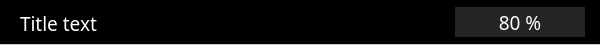
<?xml version="1.0" encoding="UTF-8"?>
<ui version="4.0">
 <class>widget</class>
 <widget class="QWidget" name="widget">
  <property name="geometry">
   <rect>
    <x>0</x>
    <y>0</y>
    <width>600</width>
    <height>45</height>
   </rect>
  </property>
  <property name="windowTitle">
   <string>Form</string>
  </property>
  <property name="styleSheet">
   <string notr="true">#widget {
	background: black;
	border-bottom: 1px solid #CCC
}

* {
	color: white
}</string>
  </property>
  <widget class="QLabel" name="label_title">
   <property name="geometry">
    <rect>
     <x>20</x>
     <y>15</y>
     <width>391</width>
     <height>16</height>
    </rect>
   </property>
   <property name="font">
    <font>
     <family>Montserrat</family>
     <pointsize>14</pointsize>
    </font>
   </property>
   <property name="styleSheet">
    <string notr="true"/>
   </property>
   <property name="text">
    <string>Title text</string>
   </property>
   <property name="alignment">
    <set>Qt::AlignLeading|Qt::AlignLeft|Qt::AlignVCenter</set>
   </property>
  </widget>
  <widget class="QWidget" name="percentage_box" native="true">
   <property name="enabled">
    <bool>true</bool>
   </property>
   <property name="geometry">
    <rect>
     <x>455</x>
     <y>7</y>
     <width>130</width>
     <height>30</height>
    </rect>
   </property>
   <property name="styleSheet">
    <string notr="true">#percentage_box {
	background: #252525; color: white
}

#percentage_box::hover {
	background: #303030;
}</string>
   </property>
   <widget class="QLabel" name="label_percentage">
    <property name="geometry">
     <rect>
      <x>40</x>
      <y>5</y>
      <width>50</width>
      <height>20</height>
     </rect>
    </property>
    <property name="font">
     <font>
      <family>Montserrat</family>
      <pointsize>14</pointsize>
     </font>
    </property>
    <property name="styleSheet">
     <string notr="true"/>
    </property>
    <property name="text">
     <string>80 %</string>
    </property>
    <property name="alignment">
     <set>Qt::AlignCenter</set>
    </property>
   </widget>
   <widget class="QLabel" name="btn_decrease">
    <property name="geometry">
     <rect>
      <x>5</x>
      <y>3</y>
      <width>24</width>
      <height>24</height>
     </rect>
    </property>
    <property name="text">
     <string/>
    </property>
    <property name="pixmap">
     <pixmap resource="../res/main.qrc">:/images/minus.svg</pixmap>
    </property>
    <property name="scaledContents">
     <bool>true</bool>
    </property>
   </widget>
   <widget class="QLabel" name="btn_increase">
    <property name="geometry">
     <rect>
      <x>101</x>
      <y>3</y>
      <width>24</width>
      <height>24</height>
     </rect>
    </property>
    <property name="text">
     <string/>
    </property>
    <property name="pixmap">
     <pixmap resource="../res/main.qrc">:/images/plus.svg</pixmap>
    </property>
    <property name="scaledContents">
     <bool>true</bool>
    </property>
   </widget>
  </widget>
 </widget>
 <resources>
  <include location="../res/main.qrc"/>
 </resources>
 <connections/>
</ui>
